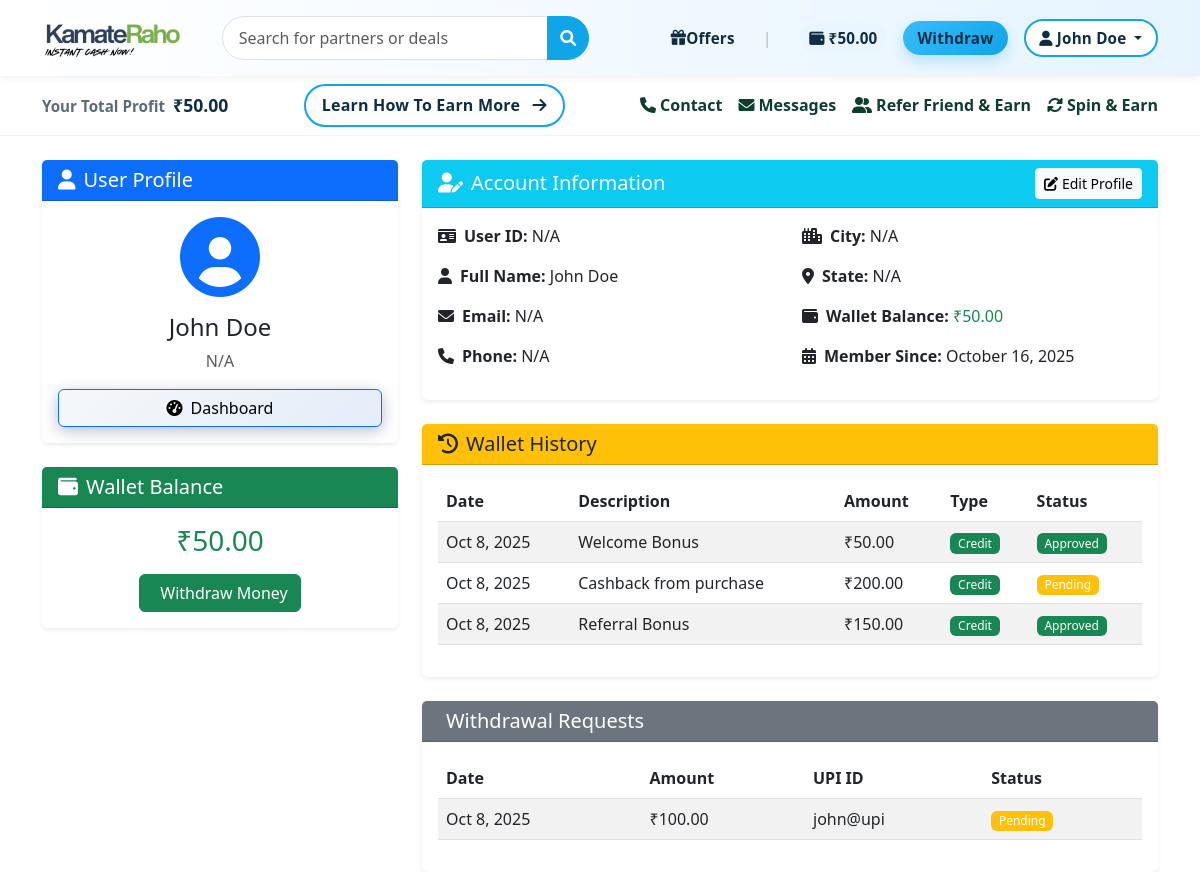
The app's page /profile.php (signed in) with its own data.
### tables this page shows
CREATE TABLE IF NOT EXISTS users (
    id INT(11) AUTO_INCREMENT PRIMARY KEY,
    name VARCHAR(255) NOT NULL,
    email VARCHAR(255) UNIQUE NOT NULL,
    phone VARCHAR(20),
    city VARCHAR(100),
    state VARCHAR(100),
    password VARCHAR(255) NOT NULL,
    wallet_balance DECIMAL(10, 2) DEFAULT 0.00,
    referral_code VARCHAR(50),
    created_at TIMESTAMP DEFAULT CURRENT_TIMESTAMP
);

CREATE TABLE IF NOT EXISTS wallet_history (
    id INT(11) AUTO_INCREMENT PRIMARY KEY,
    user_id INT(11) NOT NULL,
    amount DECIMAL(10, 2) NOT NULL,
    type ENUM('credit', 'debit') NOT NULL,
    status ENUM('pending', 'approved', 'rejected') DEFAULT 'pending',
    description VARCHAR(255),
    created_at TIMESTAMP DEFAULT CURRENT_TIMESTAMP,
    FOREIGN KEY (user_id) REFERENCES users(id) ON DELETE CASCADE
);

CREATE TABLE IF NOT EXISTS withdraw_requests (
    id INT(11) AUTO_INCREMENT PRIMARY KEY,
    user_id INT(11) NOT NULL,
    amount DECIMAL(10, 2) NOT NULL,
    upi_id VARCHAR(255) NOT NULL,
    screenshot VARCHAR(255),
    status ENUM('pending', 'approved', 'rejected') DEFAULT 'pending',
    offer_title VARCHAR(255),
    offer_description TEXT,
    created_at TIMESTAMP DEFAULT CURRENT_TIMESTAMP,
    FOREIGN KEY (user_id) REFERENCES users(id) ON DELETE CASCADE
);

### profile.php (the view, shortened to what the rows shown need)
<?php
include 'config/db.php';
$user_id = $_SESSION['user_id'];
try {
    $stmt = $pdo->prepare("SELECT * FROM wallet_history WHERE user_id = ? ORDER BY created_at DESC");
    $stmt->execute([$user_id]);
    $wallet_history = $stmt->fetchAll(PDO::FETCH_ASSOC);
} catch(PDOException $e) {
    $wallet_history = [];
}
try {
    $stmt = $pdo->prepare("SELECT * FROM withdraw_requests WHERE user_id = ? ORDER BY created_at DESC");
    $stmt->execute([$user_id]);
    $withdraw_requests = $stmt->fetchAll(PDO::FETCH_ASSOC);
} catch(PDOException $e) {
    $withdraw_requests = [];
}
?>
<!DOCTYPE html>
<html lang="en">
<head>
    <link href="https://cdn.jsdelivr.net/npm/bootstrap@5.3.0/dist/css/bootstrap.min.css" rel="stylesheet">
    <link href="https://cdnjs.cloudflare.com/ajax/libs/font-awesome/6.0.0/css/all.min.css" rel="stylesheet">
    <link href="css/style.css" rel="stylesheet">
</head>
<body>
    <?php include 'includes/navbar.php'; ?>
    <div class="container mt-4">
        <div class="row">
            <div class="col-lg-4">
                <div class="card border-0 shadow-sm mb-4">
                    <div class="card-body text-center">
                        <div class="mb-3">
                            <i class="fas fa-user-circle fa-5x text-primary"></i>
                        </div>
                        <?php if ($user): ?>
                            <h4><?php echo htmlspecialchars($user['name'] ?? 'N/A'); ?></h4>
                            <p class="text-muted"><?php echo htmlspecialchars($user['email'] ?? 'N/A'); ?></p>
                        <?php else: ?>
                            <h4>Unknown User</h4>
                            <p class="text-muted">User data not available</p>
                        <?php endif; ?>
                        <div class="d-grid">
                            <a href="dashboard.php" class="btn btn-primary">
                            </a>
                        </div>
                    </div>
                </div>
                <div class="card border-0 shadow-sm">
                    <div class="card-body text-center">
                        <?php if ($user): ?>
                            <h3 class="text-success">₹<?php echo number_format($user['wallet_balance'] ?? 0, 2); ?></h3>
                        <?php else: ?>
                            <h3 class="text-success">₹0.00</h3>
                        <?php endif; ?>
                        <a href="withdraw.php" class="btn btn-success mt-2">
                            <i class="fas fa-money-bill-transfer me-2"></i>Withdraw Money
                        </a>
                    </div>
                </div>
            </div>
            <div class="col-lg-8">
                <div class="card border-0 shadow-sm mb-4">
                    <div class="card-body">
                        <div class="row">
                            <div class="col-md-6">
                                <p><strong><i class="fas fa-id-card me-2"></i>User ID:</strong> <?php echo htmlspecialchars($user['id'] ?? 'N/A'); ?></p>
                                <p><strong><i class="fas fa-user me-2"></i>Full Name:</strong> <?php echo htmlspecialchars($user['name'] ?? 'N/A'); ?></p>
                                <p><strong><i class="fas fa-envelope me-2"></i>Email:</strong> <?php echo htmlspecialchars($user['email'] ?? 'N/A'); ?></p>
                                <p><strong><i class="fas fa-phone me-2"></i>Phone:</strong> <?php echo htmlspecialchars($user['phone'] ?? 'N/A'); ?></p>
                            </div>
                            <div class="col-md-6">
                                <p><strong><i class="fas fa-wallet me-2"></i>Wallet Balance:</strong> <span class="text-success">₹<?php echo number_format($user['wallet_balance'] ?? 0, 2); ?></span></p>
                            </div>
                        </div>
                    </div>
                </div>
                <div class="card border-0 shadow-sm mb-4">
                    <div class="card-body">
                        <?php if (empty($wallet_history)): ?>
                            <p class="text-center">No wallet history found.</p>
                        <?php else: ?>
                            <div class="table-responsive">
                                <table class="table table-striped">
                                    <thead>
                                        <tr>
                                            <th>Date</th>
                                            <th>Description</th>
                                            <th>Amount</th>
                                            <th>Type</th>
                                            <th>Status</th>
                                        </tr>
                                    </thead>
                                    <tbody>
                                        <?php foreach ($wallet_history as $history): ?>
                                            <tr>
                                                <td><?php echo date('M j, Y', strtotime($history['created_at'])); ?></td>
                                                <td><?php echo htmlspecialchars($history['description']); ?></td>
                                                <td>₹<?php echo number_format($history['amount'], 2); ?></td>
                                                <td>
                                                    <?php if ($history['type'] === 'credit'): ?>
                                                        <span class="badge bg-success">Credit</span>
                                                    <?php else: ?>
                                                        <span class="badge bg-danger">Debit</span>
                                                    <?php endif; ?>
                                                </td>
                                                <td>
                                                    <?php if ($history['status'] === 'approved'): ?>
                                                        <span class="badge bg-success">Approved</span>
                                                    <?php elseif ($history['status'] === 'pending'): ?>
                                                        <span class="badge bg-warning">Pending</span>
                                                    <?php else: ?>
                                                        <span class="badge bg-danger">Rejected</span>
                                                    <?php endif; ?>
                                                </td>
                                            </tr>
                                        <?php endforeach; ?>
                                    </tbody>
                                </table>
                            </div>
                        <?php endif; ?>
                    </div>
                </div>
                <div class="card border-0 shadow-sm">
                    <div class="card-body">
                        <?php if (empty($withdraw_requests)): ?>
                            <p class="text-center">No withdrawal requests found.</p>
                        <?php else: ?>
                            <div class="table-responsive">
                                <table class="table table-striped">
                                    <thead>
                                        <tr>
                                            <th>Date</th>
                                            <th>Amount</th>
                                            <th>UPI ID</th>
                                            <th>Status</th>
                                        </tr>
                                    </thead>
                                    <tbody>
                                        <?php foreach ($withdraw_requests as $request): ?>
                                            <tr>
                                                <td><?php echo date('M j, Y', strtotime($request['created_at'])); ?></td>
                                                <td>₹<?php echo number_format($request['amount'], 2); ?></td>
                                                <td><?php echo htmlspecialchars($request['upi_id']); ?></td>
                                                <td>
                                                    <?php if ($request['status'] === 'approved'): ?>
                                                        <span class="badge bg-success">Approved</span>
                                                    <?php elseif ($request['status'] === 'pending'): ?>
                                                        <span class="badge bg-warning">Pending</span>
                                                    <?php else: ?>
                                                        <span class="badge bg-danger">Rejected</span>
                                                    <?php endif; ?>
                                                </td>
                                            </tr>
                                        <?php endforeach; ?>
                                    </tbody>
                                </table>
                            </div>
                        <?php endif; ?>
                    </div>
                </div>
            </div>
        </div>
    </div>
</body>
</html>

### includes/navbar.php (shortened to what the rows shown need)
<?php
include_once 'config/db.php';
$wallet_balance = 0.00;
if (isset($_SESSION['user_id']) && $pdo) {
    try {
        $stmt = $pdo->prepare("SELECT wallet_balance, name FROM users WHERE id = ?");
        $stmt->execute([$_SESSION['user_id']]);
        $user = $stmt->fetch(PDO::FETCH_ASSOC);
        if ($user) {
            $wallet_balance = $user['wallet_balance'];
            $user_name = $user['name'];
        }
    } catch (PDOException $e) {
        $wallet_balance = 0.00;
    }
}
?>
<nav class="navbar navbar-expand-lg navbar-light ek-navbar sticky-top">
    <div class="container">
        <div class="collapse navbar-collapse" id="ekNav">
            <div class="ms-auto d-flex align-items-center gap-3 ek-right">
                <a href="index.php" class="d-flex align-items-center"><i class="fas fa-gift"></i>Offers</a>
                <span class="ek-divider d-none d-lg-inline">|</span>
                <?php if (isset($_SESSION['user_id'])): ?>
                    <a href="dashboard.php" class="wallet-chip d-none d-md-inline d-flex align-items-center">
                        <i class="fas fa-wallet me-1"></i>₹<?php echo number_format($wallet_balance, 2); ?>
                    </a>
                    <a href="withdraw.php" class="btn btn-neo btn-sm">Withdraw</a>
                    <div class="dropdown">
                        <a class="btn btn-ghost-sky btn-sm dropdown-toggle" href="#" role="button" data-bs-toggle="dropdown" aria-expanded="false">
                            <i class="fas fa-user me-1"></i><?php echo htmlspecialchars($user_name ?? 'My Profile'); ?>
                        </a>
                    </div>
                <?php else: ?>
                    <a href="login.php" class="btn btn-ghost-sky btn-sm">Login</a>
                    <a href="register.php" class="btn btn-neo btn-sm">Register</a>
                <?php endif; ?>
            </div>
        </div>
    </div>
</nav>
<div class="ek-subbar py-2">
    <div class="container d-flex flex-wrap align-items-center justify-content-between gap-3">
        <div class="d-flex align-items-baseline gap-2">
            <span class="profit-label">Your Total Profit</span>
            <span class="profit-amount">₹<?php echo number_format($wallet_balance, 2); ?></span>
        </div>
    </div>
</div>

### records on screen
users: wallet_balance "50.00", name "John Doe"
wallet_history: created_at "Oct 8, 2025", description "Welcome Bonus", amount "50.00", type "Credit", status "Approved"
wallet_history: created_at "Oct 8, 2025", description "Cashback from purchase", amount "200.00", type "Credit", status "Pending"
wallet_history: created_at "Oct 8, 2025", description "Referral Bonus", amount "150.00", type "Credit", status "Approved"
withdraw_requests: created_at "Oct 8, 2025", amount "100.00", upi "john@upi", status "Pending"

### other values on screen
$user['email'] "N/A"
$user['id'] "N/A"
$user['phone'] "N/A"
$user['city'] "N/A"
$user['state'] "N/A"
date('F j, Y', strtotime($user['created_at'] ?? 'now')) "October 16, 2025"
